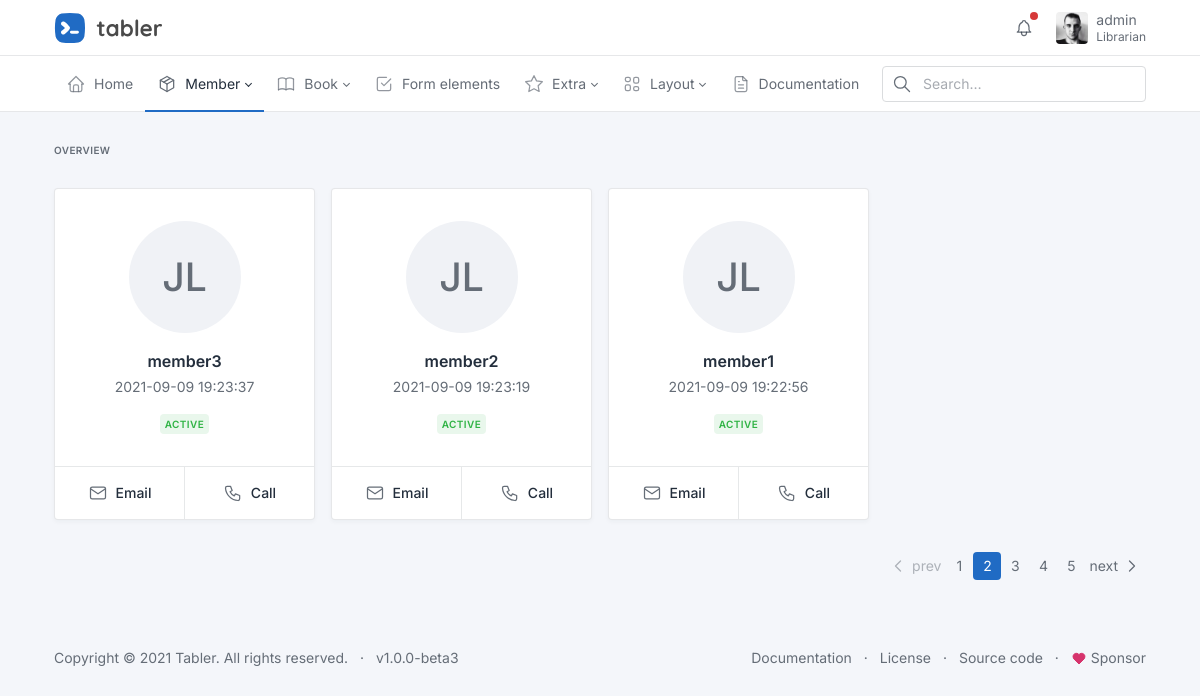
The app's page /member/ (signed in) with its own data.
### tables this page shows
CREATE TABLE user (
  id INTEGER PRIMARY KEY AUTOINCREMENT,
  username TEXT UNIQUE NOT NULL,
  password TEXT NOT NULL
);

CREATE TABLE members (
  id INTEGER PRIMARY KEY AUTOINCREMENT,
  name TEXT NOT NULL,
  status BOOLEAN DEFAULT TRUE,
  phone TEXT NOT NULL,
  email TEXT NOT NULL,
  dob DATE NOT NULL,
  gender CHARACTER(1),
  address TEXT NOT NULL,
  created_at TIMESTAMP NOT NULL DEFAULT CURRENT_TIMESTAMP
);

### flaskr/member.py (the view)
@bp.route('/')
@login_required
def index():
    db = get_db()
    members = get_members()
    return render_template('member/index.html', members_list=members)

### flaskr/auth.py (called while the page is built)
@bp.before_app_request
def load_logged_in_user():
    user_id = session.get('user_id')
    if user_id is None:
        g.user = None
    else:
        g.user = get_db().execute(
            'SELECT * FROM user WHERE id = ?', (user_id,)
        ).fetchone()

def login_required(view):
    @functools.wraps(view)
    def wrapped_view(**kwargs):
        if g.user is None:
            return redirect(url_for('auth.login'))
        return view(**kwargs)
    return wrapped_view

### flaskr/db.py (called while the page is built)
def get_db():
    if 'db' not in g:
        g.db = sqlite3.connect(
            current_app.config['DATABASE'],
            detect_types=sqlite3.PARSE_DECLTYPES
        )
        g.db.row_factory = sqlite3.Row
    return g.db

### flaskr/member.py (called while the page is built)
def get_members():
    db = get_db()
    members = db.execute(
        'SELECT id,name,status,phone,email,dob,gender,address,created_at'
        ' FROM members'
        ' ORDER BY created_at DESC'
    ).fetchall()
    return members

### flaskr/templates/member/index.html (shortened to what this page needs)
{% extends 'dashboard-base.html' %}
{% block content %}
<div class="page-body">
  {% if members_list %}
  <div class="container-xl">
    <div class="row row-cards">
    {% for member in members_list %}
      <div class="col-md-6 col-lg-3">
      <div class="card">
        <div class="card-body p-4 text-center">
          <span class="avatar avatar-xl mb-3 avatar-rounded">JL</span>
          <h3 class="m-0 mb-1"><a href="#">{{ member['name'] }}</a></h3>
          <div class="text-muted">{{ member['created_at'] }}</div>
          <div class="mt-3">
            {% if member['status'] %}
            <span class="badge bg-green-lt">Active</span>
            {% else %}
            <span class="badge bg-red-lt">Inactive</span>
            {% endif %}
          </div>
        </div>
        <div class="d-flex">
          <a href="mailto:{{ member['email'] }}" class="card-btn">
            Email</a>
          <a href="tel:{{ member['phone'] }}" class="card-btn">
            Call</a>
        </div>
      </div>
      </div>
  {% endfor %}
    </div>
    <div class="d-flex mt-4">
      <ul class="pagination ms-auto">
        <li class="page-item disabled">
          <a class="page-link" href="#" tabindex="-1" aria-disabled="true">
            <svg xmlns="http://www.w3.org/2000/svg" class="icon" width="24" height="24" viewBox="0 0 24 24" stroke-width="2" stroke="currentColor" fill="none" stroke-linecap="round" stroke-linejoin="round"><path stroke="none" d="M0 0h24v24H0z" fill="none"/><polyline points="15 6 9 12 15 18" /></svg>
            prev
          </a>
        </li>
        <li class="page-item"><a class="page-link" href="#">1</a></li>
        <li class="page-item active"><a class="page-link" href="#">2</a></li>
        <li class="page-item"><a class="page-link" href="#">3</a></li>
        <li class="page-item"><a class="page-link" href="#">4</a></li>
        <li class="page-item"><a class="page-link" href="#">5</a></li>
        <li class="page-item">
          <a class="page-link" href="#">
            next
            <svg xmlns="http://www.w3.org/2000/svg" class="icon" width="24" height="24" viewBox="0 0 24 24" stroke-width="2" stroke="currentColor" fill="none" stroke-linecap="round" stroke-linejoin="round"><path stroke="none" d="M0 0h24v24H0z" fill="none"/><polyline points="9 6 15 12 9 18" /></svg>
          </a>
        </li>
      </ul>
    </div>
  </div>
  {% endif %}
</div>
{% endblock %}

### flaskr/templates/dashboard-base.html (shortened to what this page needs)
<!doctype html>
<html lang="en">
  <head>
    <link href="{{ url_for('static', filename='dist/css/tabler.min.css') }}" rel="stylesheet"/>
    <link href="{{ url_for('static', filename='dist/css/tabler-flags.min.css') }}" rel="stylesheet"/>
    <link href="{{ url_for('static', filename='dist/css/tabler-payments.min.css') }}" rel="stylesheet"/>
    <link href="{{ url_for('static', filename='dist/css/tabler-vendors.min.css') }}" rel="stylesheet"/>
    <link href="{{ url_for('static', filename='dist/css/demo.min.css') }}" rel="stylesheet"/>
  </head>
<body class="antialiased">
  <div class="wrapper">
    <div class="sticky-top">
      <header class="navbar navbar-expand-md navbar-light sticky-top d-print-none">
        <div class="container-xl">
          <h1 class="navbar-brand navbar-brand-autodark d-none-navbar-horizontal pe-0 pe-md-3">
            <a href=".">
              <img src="/static/static/logo.svg" width="110" height="32" alt="Tabler" class="navbar-brand-image">
            </a>
          </h1>
          <div class="navbar-nav flex-row order-md-last">
            <div class="nav-item dropdown d-none d-md-flex me-3">
              <a href="#" class="nav-link px-0" data-bs-toggle="dropdown" tabindex="-1" aria-label="Show notifications">
                <span class="badge bg-red"></span>
              </a>
            </div>
            <div class="nav-item dropdown">
              {% if g.user %}
                <a href="#" class="nav-link d-flex lh-1 text-reset p-0" data-bs-toggle="dropdown" aria-label="Open user menu">
                  <span class="avatar avatar-sm" style="background-image: url(/static/static/avatars/000m.jpg)"></span>
                  <div class="d-none d-xl-block ps-2">
                    <div>{{ g.user['username'] }}</div>
                    <div class="mt-1 small text-muted">Librarian</div>
                  </div>
                </a>
              {% endif %}
            </div>
          </div>
        </div>
      </header>
      <div class="navbar-expand-md">
        <div class="collapse navbar-collapse" id="navbar-menu">
          <div class="navbar navbar-light">
            <div class="container-xl">
              <ul class="navbar-nav">
                <li class="nav-item {% if request.blueprint=='home' %} active {% endif %}" >
                  <a class="nav-link" href="{{ url_for('index') }}" >
                    <span class="nav-link-icon d-md-none d-lg-inline-block">
                    </span>
                    <span class="nav-link-title">
                      Home
                    </span>
                  </a>
                </li>
                <li class="nav-item dropdown {% if request.blueprint=='member' %} active {% endif %}">
                  <a class="nav-link dropdown-toggle" href="#navbar-base" data-bs-toggle="dropdown" role="button" aria-expanded="false" >
                    <span class="nav-link-icon d-md-none d-lg-inline-block">
                    </span>
                    <span class="nav-link-title">
                      Member
                    </span>
                  </a>
                </li>
                <li class="nav-item dropdown {% if request.blueprint=='book' %} active {% endif %}">
                  <a class="nav-link dropdown-toggle" href="#navbar-base" data-bs-toggle="dropdown" role="button" aria-expanded="false" >
                    <span class="nav-link-icon d-md-none d-lg-inline-block">
                    </span>
                    <span class="nav-link-title">
                      Book
                    </span>
                  </a>
                </li>
                <li class="nav-item">
                  <a class="nav-link" href="./form-elements.html" >
                    <span class="nav-link-icon d-md-none d-lg-inline-block">
                    </span>
                    <span class="nav-link-title">
                      Form elements
                    </span>
                  </a>
                </li>
                <li class="nav-item dropdown">
                  <a class="nav-link dropdown-toggle" href="#navbar-extra" data-bs-toggle="dropdown" role="button" aria-expanded="false" >
                    <span class="nav-link-icon d-md-none d-lg-inline-block">
                    </span>
                    <span class="nav-link-title">
                      Extra
                    </span>
                  </a>
                </li>
                <li class="nav-item dropdown">
                  <a class="nav-link dropdown-toggle" href="#navbar-layout" data-bs-toggle="dropdown" role="button" aria-expanded="false" >
                    <span class="nav-link-icon d-md-none d-lg-inline-block">
                    </span>
                    <span class="nav-link-title">
                      Layout
                    </span>
                  </a>
                </li>
                <li class="nav-item">
                  <a class="nav-link" href="./docs/index.html" >
                    <span class="nav-link-icon d-md-none d-lg-inline-block">
                    </span>
                    <span class="nav-link-title">
                      Documentation
                    </span>
                  </a>
                </li>
              </ul>
              <div class="my-2 my-md-0 flex-grow-1 flex-md-grow-0 order-first order-md-last">
                <form action="." method="get">
                  <div class="input-icon">
                    <span class="input-icon-addon">
                    </span>
                    <input type="text" class="form-control" placeholder="Search…" aria-label="Search in website">
                  </div>
                </form>
              </div>
            </div>
          </div>
        </div>
      </div>
    </div>
    <div class="page-wrapper">
      <div class="container-xl">
        <div class="page-header d-print-none">
          <div class="row align-items-center">
            <div class="col">
              <div class="page-pretitle">
                Overview
              </div>
            </div>
          </div>
        </div>
      </div>
        {% block content %}{% endblock %}
        <footer class="footer footer-transparent d-print-none">
          <div class="container">
            <div class="row text-center align-items-center flex-row-reverse">
              <div class="col-lg-auto ms-lg-auto">
                <ul class="list-inline list-inline-dots mb-0">
                  <li class="list-inline-item"><a href="./docs/index.html" class="link-secondary">Documentation</a></li>
                  <li class="list-inline-item"><a href="./license.html" class="link-secondary">License</a></li>
                  <li class="list-inline-item"><a href="https://github.com/tabler/tabler" target="_blank" class="link-secondary" rel="noopener">Source code</a></li>
                  <li class="list-inline-item">
                    <a href="https://github.com/sponsors/codecalm" target="_blank" class="link-secondary" rel="noopener">
                      Sponsor
                    </a>
                  </li>
                </ul>
              </div>
              <div class="col-12 col-lg-auto mt-3 mt-lg-0">
                <ul class="list-inline list-inline-dots mb-0">
                  <li class="list-inline-item">
                    Copyright &copy; 2021
                    <a href="." class="link-secondary">Tabler</a>.
                    All rights reserved.
                  </li>
                  <li class="list-inline-item">
                    <a href="./changelog.html" class="link-secondary" rel="noopener">v1.0.0-beta3</a>
                  </li>
                </ul>
              </div>
            </div>
          </div>
        </footer>
      </div>
    </div>
  </body>
</html>

### records on screen
user: user.username "admin"
members: name "member3", created_at "2021-09-09 19:23:37", status "ACTIVE"
members: name "member2", created_at "2021-09-09 19:23:19", status "ACTIVE"
members: name "member1", created_at "2021-09-09 19:22:56", status "ACTIVE"
